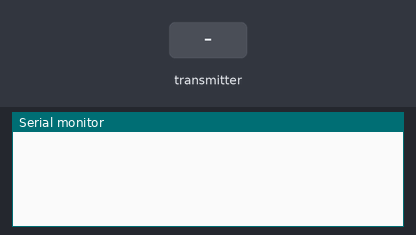
The sketch below on a simulated Arduino Leonardo, built with avr-gcc and run on an emulated ATmega32U4. Shown: the last lines printed to the serial monitor. The test bench sets the inputs (shaded band). No radio packets arrive unless stated; USB keyboard and mouse output is not drawn.

Above: at 1.2 s.
1.3 s: the transmitter starts sending msg.0 = 0
At 1.37 s:
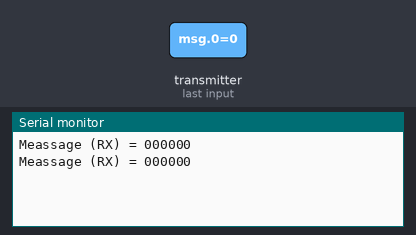
3.2 s: the transmitter starts sending msg.1 = 1
At 3.27 s:
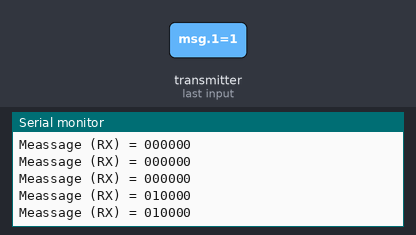
4.7 s: the transmitter starts sending msg.2 = 1
At 4.77 s:
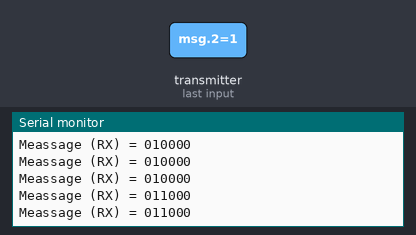
6.2 s: the transmitter starts sending msg.3 = 1
At 6.27 s:
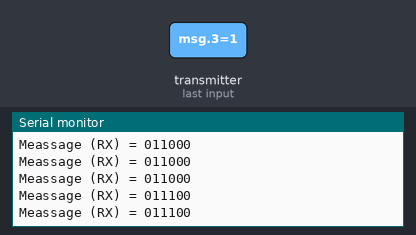
7.7 s: the transmitter starts sending msg.4 = 1
At 7.77 s:
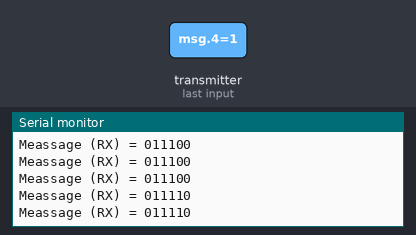
9.2 s: the transmitter starts sending msg.0 = 1
At 9.27 s:
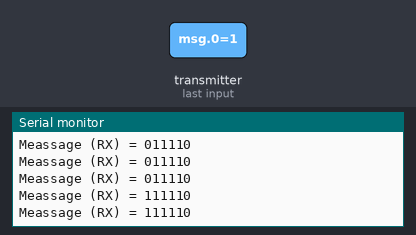
Timing chart, 0 to 11.7 s (numbered marks = the images above; inputs shaded):
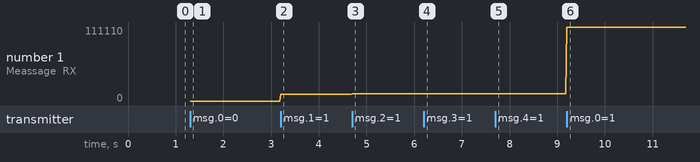

Measured:
- after the input at 1.3 s, the serial monitor: prints a new line at once (image 1)
- after the input at 3.2 s, the serial monitor: prints a new line at once (image 2)
- after the input at 4.7 s, the serial monitor: prints a new line at once (image 3)
- after the input at 6.2 s, the serial monitor: prints a new line at once (image 4)
- after the input at 7.7 s, the serial monitor: prints a new line at once (image 5)
- after the input at 9.2 s, the serial monitor: prints a new line at once (image 6)
- plotted number 1: 0 → 10000 after the input at 3.2 s, 10000 → 11000 after the input at 4.7 s, 11000 → 11100 after the input at 6.2 s, 11100 → 11110 after the input at 7.7 s, 11110 → 111110 after the input at 9.2 s

The sketch:

recAirMouse.ino
```cpp
#include <SPI.h>
#include <Keyboard.h>
#include <Mouse.h>
#include "RF24.h"

int msg[5];
int msg1;
int msg2;
int msg3;
int msg4;
int msg5;

byte address[6] = "1Node";

RF24 radio(7,8);  // CE, CSN


void setup(void) {

  Serial.begin(9600);

  radio.begin();
  Mouse.begin();
  Keyboard.begin();

  radio.openReadingPipe(1, address);

  radio.startListening();

}

void loop(void) {

  if(radio.available()) {

    radio.read(&msg, sizeof(msg));


    Serial.print("Meassage (RX) = ");

    Serial.print(msg[0]);
    Serial.print(msg[1]);
    Serial.print(msg[2]);
    Serial.print(msg[3]);
    Serial.print(msg[4]);
    Serial.println(msg[5]);

    Mouse.move(msg[1], msg[0]);

    if(msg[2] < 680 && msg[3] > 750 && msg[4] > 770) {
      Keyboard.press(0x80);
      Keyboard.press(0x83);
      Keyboard.press(0x6F); //키 누름
    }
    else {
      Keyboard.releaseAll(); //키 해제
    }

    if(msg[4] > 710) {
      while(msg[4] > 710){
        if(msg[2] > 710 && msg[3] > 670) {
          Mouse.move(0, 0, -1);
        }
        if(msg[2] < 600 && msg[3] < 600) {
          Mouse.move(0, 0, 1);
        }
        delay(100);

        radio.read(&msg[2], sizeof(msg[2]));
        radio.read(&msg[3], sizeof(msg[3]));
        radio.read(&msg[4], sizeof(msg[4]));
     }
    }

    if(msg[2] > 710 && msg[3] < 700 && msg[4] < 690) {
      Mouse.press(MOUSE_LEFT);
    }
    else {
      Mouse.release(MOUSE_LEFT);
    }

    if(msg[3] > 710 && msg[2] < 680 && msg[4] < 630) {
      Mouse.press(MOUSE_RIGHT);
    }
    else {
      Mouse.release(MOUSE_RIGHT);
    }

  }
}
```
